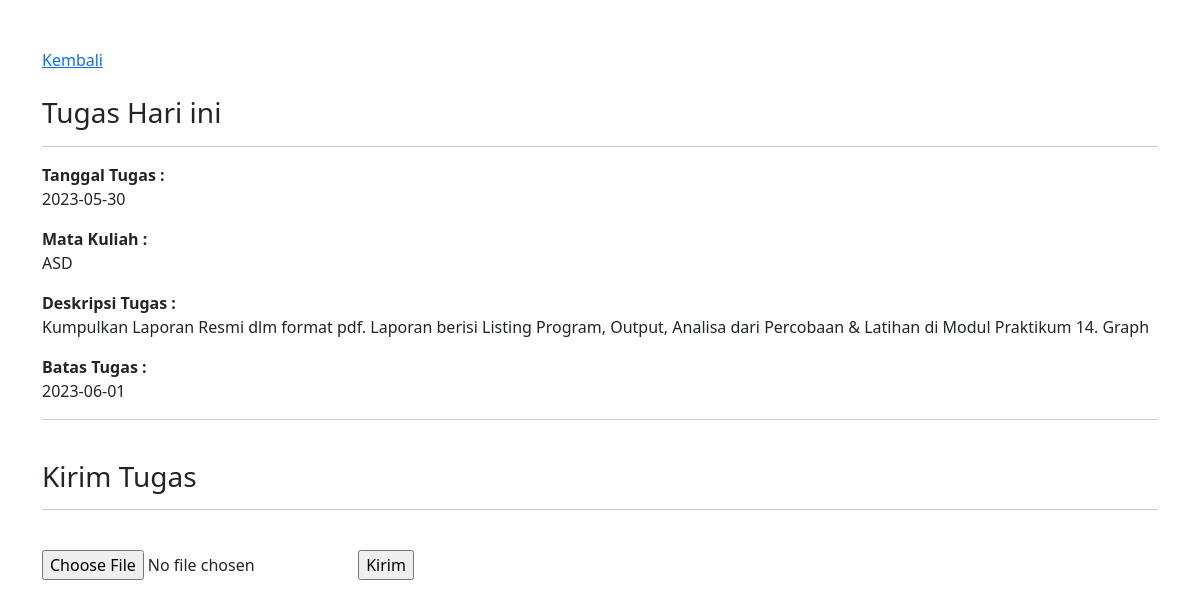
Page /DataMahasiswa/kirim_tugas.php?id=6 (signed in) on the committed database.
### tables this page shows
CREATE TABLE `tugas` (
  `id` int(11) NOT NULL,
  `materi` varchar(255) NOT NULL,
  `tugas` text NOT NULL,
  `tanggal` date NOT NULL,
  `tanggal_pengumpulan` date NOT NULL
);

### DataMahasiswa/kirim_tugas.php (the view, shortened to what this page needs)
<?php
include 'koneksi.php';
$id = $_GET['id'];
$data = mysqli_query($conn, "SELECT * FROM tugas WHERE id='$id'");
$d = mysqli_fetch_array($data);
?>
<!DOCTYPE html>
<html lang="en">
<head>
	<link rel="stylesheet" href="https://cdnjs.cloudflare.com/ajax/libs/font-awesome/6.4.0/css/all.min.css">
	<link rel="stylesheet" href="https://cdnjs.cloudflare.com/ajax/libs/font-awesome/6.4.0/css/all.min.css">
  	<link href="https://cdn.jsdelivr.net/npm/bootstrap@5.3.0-alpha3/dist/css/bootstrap.min.css" rel="stylesheet">
</head>
<body>
<div class="container-lg">
    <br><br>
    <a  href="tampilanMahasiswa.php" >Kembali</a>
    <br><br>
    <form action="" enctype="multipart/form-data" method="post">
        <h3>Tugas Hari ini</h3><hr>
        <b>Tanggal Tugas : </b><p><?php echo $d['tanggal']; ?></p>
        <b>Mata Kuliah : </b><p><?php echo $d['materi']; ?></p>
        <b>Deskripsi Tugas : </b><p><?php echo $d['tugas']; ?></p>
        <b>Batas Tugas : </b><p><?php echo $d['tanggal_pengumpulan']; ?></p><hr>
        <br>
        <h3>Kirim Tugas</h3><hr><br>
        <input type="file" name="file" >
        <input type="submit" value="Kirim" name="kirim" >
    </form>
</div>
</body>
</html>

### rows in the picture
tugas: tanggal "2023-05-30", materi "ASD", tugas "Kumpulkan Laporan Resmi dlm format pdf. Laporan berisi Listing Program, Output, Analisa dari Percobaan & Latihan di Modul Praktikum 14. Graph", tanggal_pengumpulan "2023-06-01"
